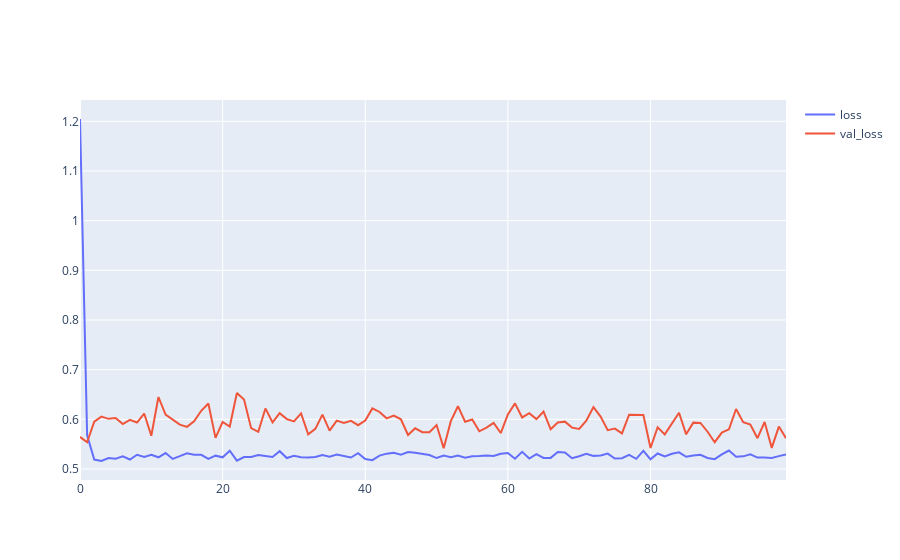

Notebook code cell kept with this figure:
### Code cell
def draw_loss(r):
    fig = go.Figure()
    fig.add_trace(go.Scatter(x=r.epoch, y=r.history["loss"], name="loss"))
    fig.add_trace(go.Scatter(x=r.epoch, y=r.history["val_loss"], name="val_loss"))
    fig.show()


draw_loss(r)
